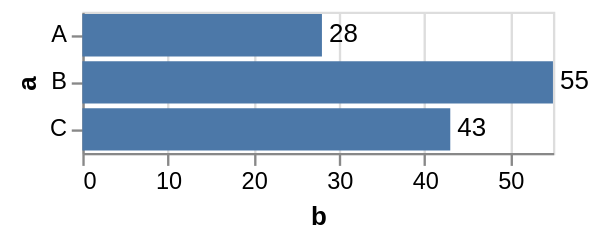

Write a Vega-Lite specification for this figure.
### Vega specification from a JSON file in a GitHub repository (floating-point values rounded to 4 significant figures)
{"$schema": "https://vega.github.io/schema/vega/v5.json", "autosize": "pad", "padding": 5, "width": 200, "style": "cell", "data": [{"name": "source_0", "values": [{"a": "A", "b": 28}, {"a": "B", "b": 55}, {"a": "C", "b": 43}]}, {"name": "data_0", "source": "source_0", "transform": [{"type": "filter", "expr": "datum[\"b\"] !== null && !isNaN(datum[\"b\"])"}]}], "signals": [{"name": "y_step", "value": 20}, {"name": "height", "update": "bandspace(domain('y').length, 0.1, 0.05) * y_step"}], "marks": [{"name": "layer_0_marks", "type": "rect", "style": ["bar"], "from": {"data": "data_0"}, "encode": {"update": {"fill": {"value": "#4c78a8"}, "x": {"scale": "x", "field": "b"}, "x2": {"scale": "x", "value": 0}, "y": {"scale": "y", "field": "a"}, "height": {"scale": "y", "band": true}}}}, {"name": "layer_1_marks", "type": "text", "style": ["text"], "from": {"data": "data_0"}, "encode": {"update": {"align": {"value": "left"}, "baseline": {"value": "middle"}, "dx": {"value": 3}, "fill": {"value": "black"}, "x": {"scale": "x", "field": "b"}, "y": {"scale": "y", "field": "a", "band": 0.5}, "text": {"signal": "format(datum[\"b\"], \"\")"}}}}], "scales": [{"name": "x", "type": "linear", "domain": {"data": "data_0", "field": "b"}, "range": [0, {"signal": "width"}], "nice": true, "zero": true}, {"name": "y", "type": "band", "domain": {"data": "data_0", "field": "a", "sort": true}, "range": {"step": {"signal": "y_step"}}, "paddingInner": 0.1, "paddingOuter": 0.05}], "axes": [{"scale": "x", "orient": "bottom", "gridScale": "y", "grid": true, "tickCount": {"signal": "ceil(width/40)"}, "domain": false, "labels": false, "maxExtent": 0, "minExtent": 0, "ticks": false, "zindex": 0}, {"scale": "x", "orient": "bottom", "grid": false, "title": "b", "labelFlush": true, "labelOverlap": true, "tickCount": {"signal": "ceil(width/40)"}, "zindex": 0}, {"scale": "y", "orient": "left", "grid": false, "title": "a", "labelOverlap": true, "zindex": 0}]}
